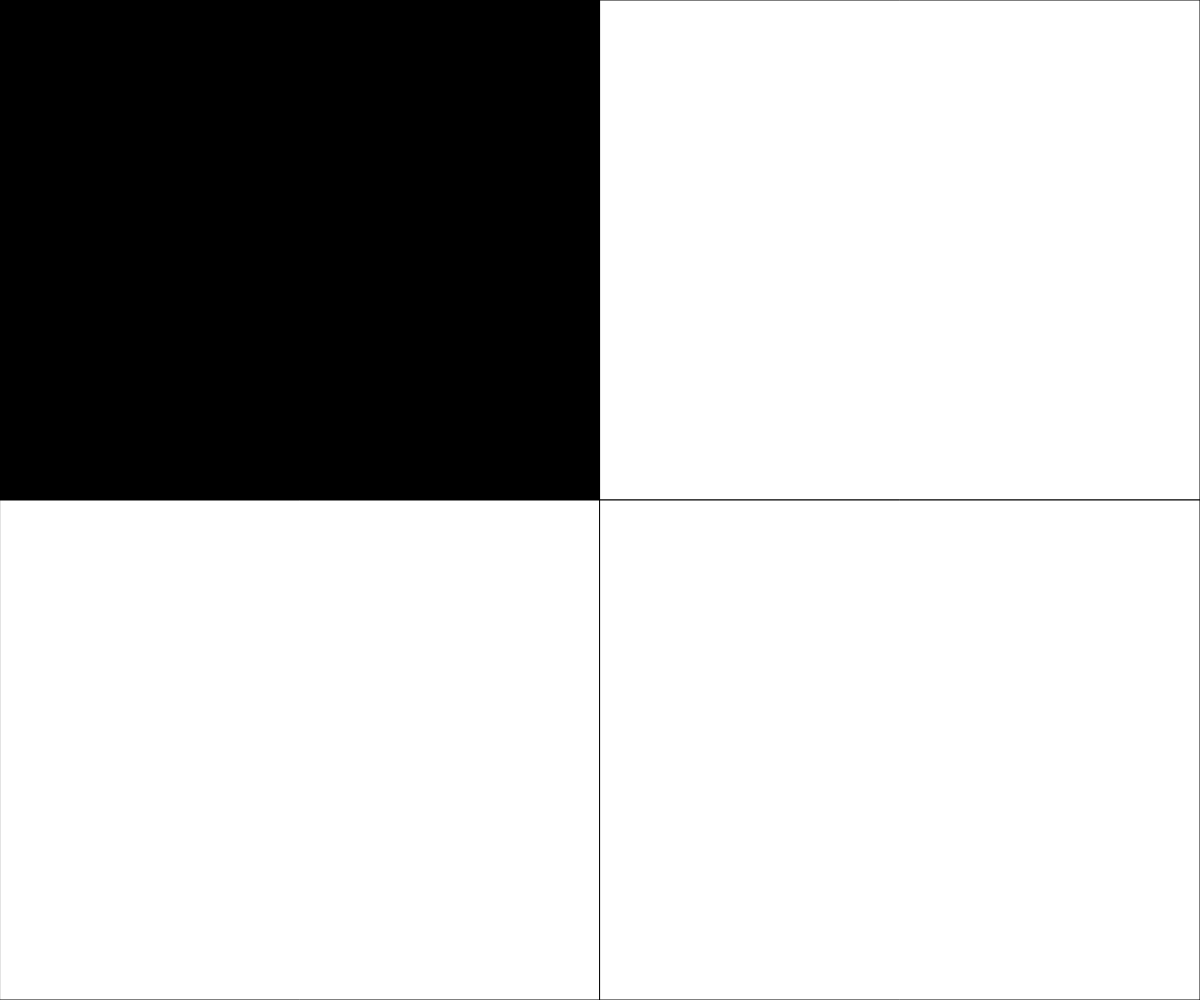
Frame 1 (no input)
Frame 60 (no input): identical to frame 1, image omitted
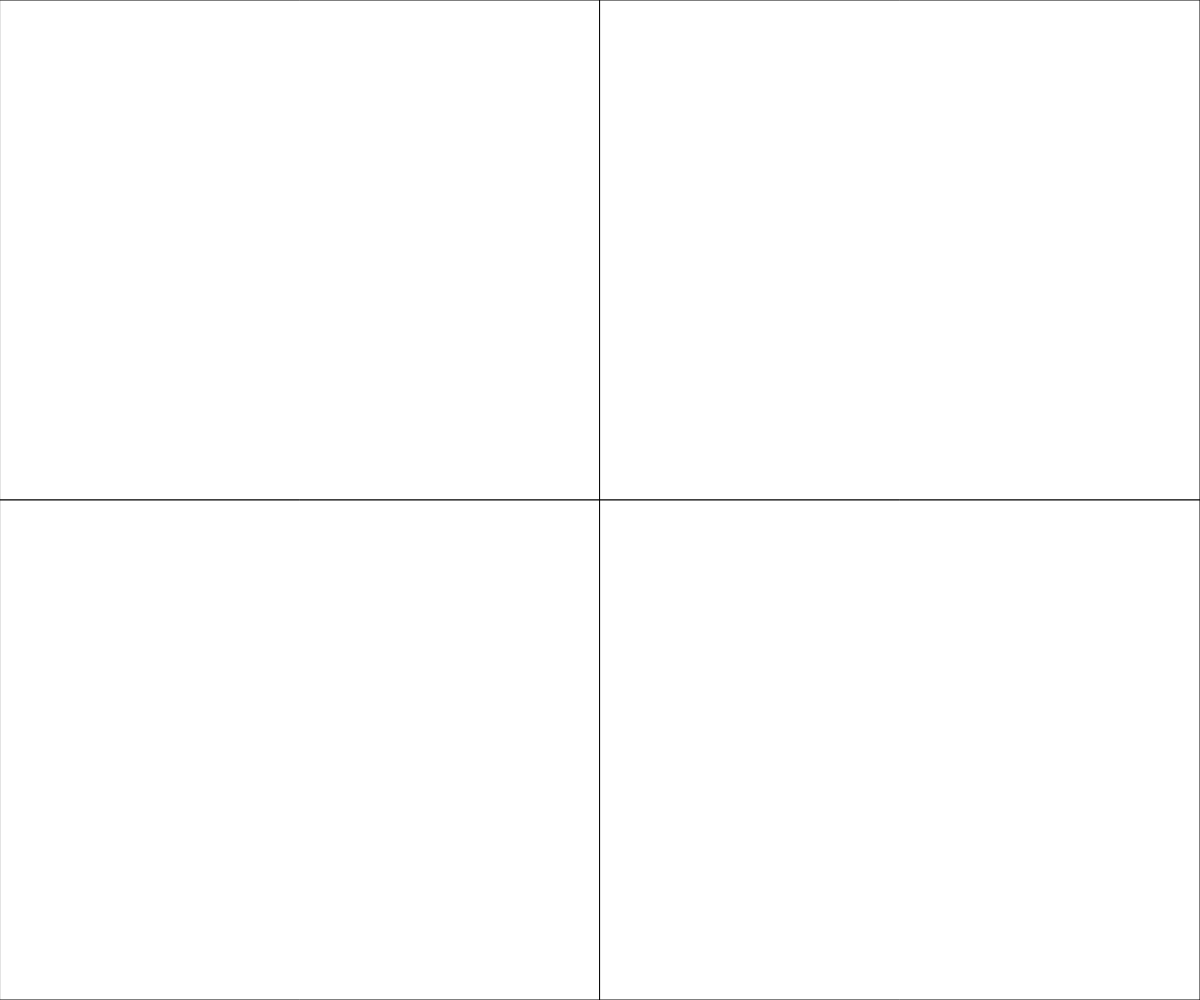
Frame 120 (the mouse pressed at the canvas centre since frame 60)

The p5.js sketch that drew these frames (run headless with seeded random() and noise() and a simulated clock; from frame 60 on, the mouse is pressed at the canvas centre):

// p5.js sketch
// ── sketch.js
// Rollovers
// Eric Friesen
// May. 3rd, 2022
// When you move the mouse to different quadrants of the screen, it will change colors! 

let leftFillUp = 255;
let leftFillDown = 255;
let rightFillUp = 255;
let rightFillDown = 255;

function setup() {
  createCanvas(windowWidth, windowHeight);
}

function draw() {
  background(225);
  drawQuadrants();
  fillingSquares();
}

function drawQuadrants() {
  fill(255);
  //top left
  rect(0, 0, width / 2, height / 2);
  //bottom left
  rect(width / 2, 0, width / 2, height / 2);
  //top right
  rect(0, height / 2, width / 2, height / 2);
  //bottom right
  rect(width / 2, height / 2, width / 2, height / 2);
}


function fillingSquares() {
  leftFillUp += 8;
  leftFillDown += 8;
  rightFillUp += 8;
  rightFillDown += 8;

  //top left
  if (mouseX < windowWidth / 2 && mouseY < windowHeight / 2) {
    leftFillUp = 0;
  }
  //bottom left
  else if (mouseX < windowWidth / 2 && mouseY > windowHeight / 2) {
    leftFillDown = 0;
  }
  //top right
  else if (mouseX > windowWidth / 2 && mouseY < windowHeight / 2) {
    rightFillUp = 0;
  }
  //bottom right
  else if (mouseX > windowWidth / 2 && mouseY > windowHeight / 2) {
    rightFillDown = 0;
  }
  //left top
  fill(leftFillUp);
  rect(0, 0, width / 2, height / 2);

  //left bottom
  fill(leftFillDown);
  rect(0, height / 2, width / 2, height / 2);

  // right top
  fill(rightFillUp);
  rect(width / 2, 0, width / 2, height / 2);

  //right bottom
  fill(rightFillDown);
  rect(width / 2, height / 2, width / 2, height / 2);
}
